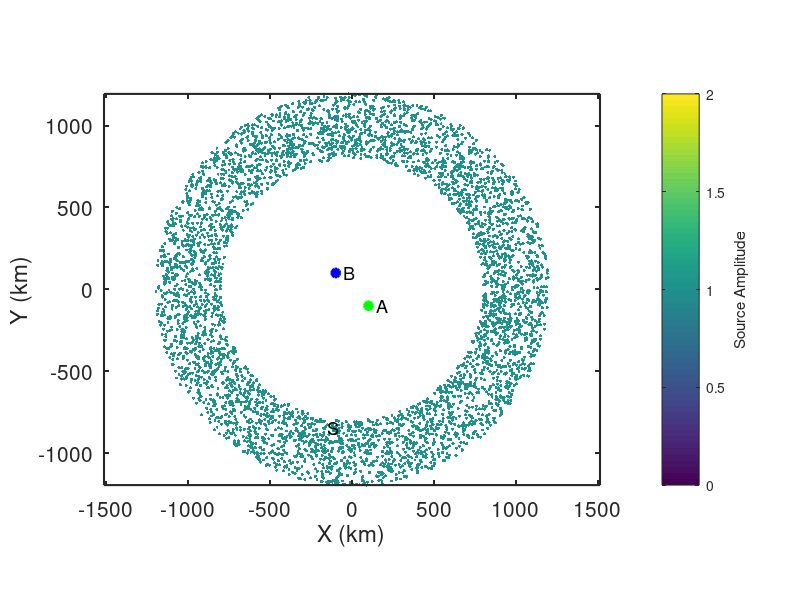

Write the MATLAB code that produced this figure. (Note: this script raises an error after producing the figure.)
% Simulate random sources along a finite-width donut
%
% jbrussell - 7/2023

clear; close all;

addpath('../functions/');

dx = 10; % km
x = [-1000:dx:1000]; % km
y = [-1000:dx:1000]; % km
dt = 1; % sec
Ndays = 10;
t = [0:dt:60*60]; % [sec] daily time axis

% Location of virtual source (A)
x_Asrc = 100; % km
y_Asrc = -100; % km

% Location of receiver (B)
x_Brec = -100; % km
y_Brec = 100; % km

% Location of "source" ring (S)
N_sources = 5000; % Number of sources
N_excite = 1; % number of times to randomly excite each Source each hour
dr_S = 200; % [km] width of annulus, S
r_S = 1000 + (dr_S*2*rand(N_sources,1)' - dr_S); %1000; % [km] radius of source ring
% dtheta = 0.1;
theta_S = 360*rand(N_sources,1)'; %[0:dtheta:360-dtheta];
% r_S(theta_S>90 & theta_S<180) = []; % remove sector of sources
% theta_S(theta_S>90 & theta_S<180) = []; % remove sector of sources
x_S = r_S.*sind(theta_S);
y_S = r_S.*cosd(theta_S);
amp_S = ones(size(x_S)); % amplitude of sources

% Gaussian/Ricker wavelet properties
% c = 3.5; % [km/s] phase velocity
grv = 3.5; % [km/s] group velocity
% sig = 40; % km;
f_cent = 1/8; % 1/100; % [1/s] freq


figure(98); clf;
box on; hold on;
plot(x_Asrc,y_Asrc,'og','linewidth',2,'MarkerFaceColor','g');
text(x_Asrc+50,y_Asrc,'A','fontsize',13);
plot(x_Brec,y_Brec,'ob','linewidth',2,'MarkerFaceColor','b');
text(x_Brec+50,y_Brec,'B','fontsize',13);
scatter(x_S,y_S,amp_S*5,amp_S,'o','filled');
text(x_S(1),y_S(1)+75,'S','fontsize',13);
axis square; axis equal;
set(gca,'fontsize',15,'linewidth',1.5,'layer','top');
xlabel('X (km)');
ylabel('Y (km)');
cb = colorbar;
ylabel(cb,'Source Amplitude');
colormap(viridis);

%% Generate wavefield at ring of sources S

% Build frequency and time axes
Nt = length(t);
Fs = 1./dt;
f = Fs*(0:(Nt/2))/Nt;
time = ([0:Nt-1]-floor(Nt/2))*dt;  % build lagtime vector for plotting
time = [time(time<0), time(time>=0)];

% Expected time between A and B
R_A_B = sqrt((x_Asrc-x_Brec).^2 + (y_Asrc-y_Brec).^2); % [km] distance from A to B
t_A_B = R_A_B ./ grv;

% Theoretical prediction of ccf from Goran's class notes
ccf_pre = real(1 ./ sqrt(t_A_B.^2 - time.^2));
A = 1;
J0_pre = besselj(0,2*pi*f*t_A_B) * A;

cohsum = zeros(size(t));
ccf_auto = zeros(size(t));
ihrs_total = 0;
ccf_all = {};
cohsum_all = {};
ccf_misfit = [];
for iday = 1:Ndays
    for ihr = 1 : (24/(max(t)/60/60))
        % Generate wavefields at A and B due to random noise at all Si
        Si_A = zeros(size(t));
        Si_B = zeros(size(t));
        for isrc = 1:length(x_S)
            R_Si_A = sqrt((x_Asrc-x_S(isrc)).^2 + (y_Asrc-y_S(isrc)).^2); % [km] distance from Si to A
            R_Si_B = sqrt((x_Brec-x_S(isrc)).^2 + (y_Brec-y_S(isrc)).^2); % [km] distance from Si to B

            % Ricker wavelet
            % Generate random wavelet start times
            tshift = sort(0 + (max(t)-0) .* rand(N_excite,1));
            % Loop through and generate Ricker wavelets for Si
            for ii = 1:N_excite
                Si_A = Si_A + amp_S(isrc) .* ricker_wavelet(t-tshift(ii),R_Si_A,grv,f_cent);
                Si_B = Si_B + amp_S(isrc) .* ricker_wavelet(t-tshift(ii),R_Si_B,grv,f_cent);
            end
        end
        
        % Taper waveform
        Si_A = cos_taper(Si_A);
        Si_B = cos_taper(Si_B);

        % Calculate power spectra
        fftA = fft(Si_A);
        % fftA = spectrumwhiten_smooth(fftA,0.001);
%         P_A = abs(fftA/Nt);
%         P_A = P_A(1:Nt/2+1);
%         P_A(2:end-1) = 2*P_A(2:end-1);
        fftB = fft(Si_B);
        % fftB = spectrumwhiten_smooth(fftB,0.001);
%         P_B = abs(fftB/Nt);
%         P_B = P_B(1:Nt/2+1);
%         P_B(2:end-1) = 2*P_B(2:end-1);

        % Calculate cross-correlation (A --> B Causal; B --> A Acausal)
        cohsum = cohsum + fftB.*conj(fftA) ./ abs(fftB) ./ abs(fftA);
        ccf = real(ifft(cohsum,Nt)); % inverse FFT to get time domain
        ccf = fftshift(ccf); % rearrange values as [-lag lag]
        ccf = detrend(ccf);
        ccf = cos_taper(ccf);
        
        % Auto-correlation
%         ccf_auto = ccf_auto + xcorr(Si_A,Si_A,floor(length(t)/2));
        
        ihrs_total = ihrs_total + 1;
        ccf_all{ihrs_total} = ccf;
        cohsum_all{ihrs_total} = cohsum;
        ccf_misfit(ihrs_total) = sum((ccf_all{ihrs_total} ./ max(ccf_all{ihrs_total}) - ccf_pre ./ max(ccf_pre)).^2) / length(ccf_pre);
        
        if 1 && mod(ihrs_total,12)==0
            figure(99); clf;
            set(gcf,'position',[2         206        1730         814]);
            
            subplot(2,2,1); box on; hold on;
            plot(x_Asrc,y_Asrc,'og','linewidth',2,'MarkerFaceColor','g');
            text(x_Asrc+50,y_Asrc,'A','fontsize',13);
            plot(x_Brec,y_Brec,'ob','linewidth',2,'MarkerFaceColor','b');
            text(x_Brec+50,y_Brec,'B','fontsize',13);
            scatter(x_S,y_S,amp_S*5,amp_S,'o','filled');
            text(x_S(1),y_S(1)+75,'S','fontsize',13);
            axis square;
            set(gca,'fontsize',15,'linewidth',1.5,'layer','top');
            xlabel('X (km)');
            ylabel('Y (km)');
            cb = colorbar;
            ylabel(cb,'Source Amplitude');
            colormap(viridis);
            
            subplot(2,2,3); box on; hold on;
            plot([1:ihrs_total],ccf_misfit,'-b','linewidth',2);
            plot(ihrs_total,ccf_misfit(ihrs_total),'ok','linewidth',1,'markersize',12,'MarkerFaceColor','b');
            set(gca,'fontsize',15,'linewidth',1.5);
            xlabel('Data length (hr)');
            ylabel('Misfit');

            subplot(2,2,2); box on; hold on;
%             ccf_pre_conv = conv(ccf_pre,ccf_auto,'same');
            plot(time,ccf_all{ihrs_total} ./ max(ccf_all{ihrs_total}),'-k','linewidth',2);
            plot(time,ccf_pre ./ max(ccf_pre),'-r','linewidth',1);
%             plot(time,ccf_pre_conv ./ max(ccf_pre_conv),'--g','linewidth',1);
            set(gca,'fontsize',15,'linewidth',1.5)
            xlim([-200 200]);
            title([num2str(ihrs_total),' hrs']);
            xlabel('Lag Time (s)');
            ylabel('CCF_{A,B}');

            P_ccf = abs(cohsum_all{ihrs_total}/Nt);
            P_ccf = P_ccf(1:Nt/2+1);
            P_ccf(2:end-1) = 2*P_ccf(2:end-1);

%             subplot(2,1,2); box on; hold on;
%             plot(1./f,P_ccf,'-b');
%             plot(1./f,smooth(P_ccf,20),'-k','linewidth',2);
%             plot(1./f_cent*[1 1],[min(P_ccf) max(P_ccf)],'--r','linewidth',1.5);
%             % xlim([0 500]);
%             set(gca,'fontsize',15,'linewidth',1.5,'xscale','log','yscale','log')
%             xlabel('Period (s)');

            subplot(2,2,4); box on; hold on;
            J0 = real(cohsum_all{ihrs_total}(1:Nt/2+1));
            plot(f,J0 ./ rms(J0),'-b');
            plot(f,smooth(J0,10) ./ rms(J0),'-k','linewidth',2);
            plot(f,J0_pre ./ rms(J0_pre),'-r','linewidth',1);
            plot(f_cent*[1 1],[0 1],'--r','linewidth',1.5);
            % xlim([0 500]);
            set(gca,'fontsize',15,'linewidth',1.5,'xscale','linear','yscale','linear')
            xlabel('Freq (Hz)');
            ylabel('J_0');
            xlim([0 max(f)]);

            drawnow;
        end
    end
end

%%
clear OUTmovie

is_movieout = 1;

if is_movieout
        
    OUTmovie(length(1:1:ihrs_total)) = struct('cdata',[],'colormap',[]);
    OUTit = 0;
    misfit = [];
    for ii = 1:1:ihrs_total
    
        figure(3); clf;
        set(gcf,'position',[2         206        1730         814]);
        
        subplot(2,2,1); box on; hold on;
        plot(x_Asrc,y_Asrc,'og','linewidth',2,'MarkerFaceColor','g');
        text(x_Asrc+50,y_Asrc,'A','fontsize',13);
        plot(x_Brec,y_Brec,'ob','linewidth',2,'MarkerFaceColor','b');
        text(x_Brec+50,y_Brec,'B','fontsize',13);
        scatter(x_S,y_S,amp_S*5,amp_S,'o','filled');
        text(x_S(1),y_S(1)+75,'S','fontsize',13);
        axis square; axis equal;
        set(gca,'fontsize',15,'linewidth',1.5,'layer','top');
        xlabel('X (km)');
        ylabel('Y (km)');
        cb = colorbar;
        ylabel(cb,'Source Amplitude');
        colormap(viridis);
        
        subplot(2,2,3); box on; hold on;
        plot([1:ii],ccf_misfit(1:ii),'-b','linewidth',2);
        plot(ii,ccf_misfit(ii),'ok','linewidth',1,'markersize',12,'MarkerFaceColor','b');
        set(gca,'fontsize',15,'linewidth',1.5);
        xlim([0 length(ccf_misfit)]);
        ylim([0 max(ccf_misfit)]);
        xlabel('Data length (hr)');
        ylabel('Misfit');
        
        subplot(2,2,2); box on; hold on;
%         ccf_pre_conv = conv(ccf_pre,ccf_auto,'same');
        plot(time,ccf_all{ii} ./ max(ccf_all{ii}),'-k','linewidth',2);
        plot(time,ccf_pre ./ max(ccf_pre),'-r','linewidth',1);
%         plot(time,ccf_pre_conv ./ max(ccf_pre_conv),'--g','linewidth',1);
        set(gca,'fontsize',15,'linewidth',1.5)
        xlim([-200 200]);
        ylim([-0.3 1.1]);
        title([num2str(ii),' hrs']);
        xlabel('Lag Time (s)');
        ylabel('CCF_{A,B}');

        P_ccf = abs(cohsum_all{ii}/Nt);
        P_ccf = P_ccf(1:Nt/2+1);
        P_ccf(2:end-1) = 2*P_ccf(2:end-1);

%         subplot(2,1,2); box on; hold on;
%         plot(1./f,P_ccf,'-b');
%         plot(1./f,smooth(P_ccf,20),'-k','linewidth',2);
%         plot(1./f_cent*[1 1],[min(P_ccf) max(P_ccf)],'--r','linewidth',1.5);
%         % xlim([0 500]);
%         set(gca,'fontsize',15,'linewidth',1.5,'xscale','log','yscale','log')
%         xlabel('Period (s)');
        
        subplot(2,2,4); box on; hold on;
        J0 = real(cohsum_all{ii}(1:Nt/2+1));
        plot(f,J0 ./ rms(J0),'-b');
        plot(f,smooth(J0,10) ./ rms(J0),'-k','linewidth',2);
        plot(f,J0_pre ./ rms(J0_pre),'-r','linewidth',1);
        plot(f_cent*[1 1],[0 1],'--r','linewidth',1.5);
        % xlim([0 500]);
        set(gca,'fontsize',15,'linewidth',1.5,'xscale','linear','yscale','linear')
        xlabel('Freq (Hz)');
        ylabel('J_0');
        xlim([0 max(f)]);

        drawnow;

        OUTit = OUTit + 1;
        rect = get(gcf,'Position'); rect(1:2) = [0 0]; 
        OUTmovie(OUTit) = getframe(gcf,rect);
    end
    
    vid = VideoWriter(['noise_ccf_build_Sdonut','.avi']);
    vid.FrameRate = 10;
    open(vid);
    OUTmovie(1) = [];
    writeVideo(vid,OUTmovie);
    close(vid);
end
